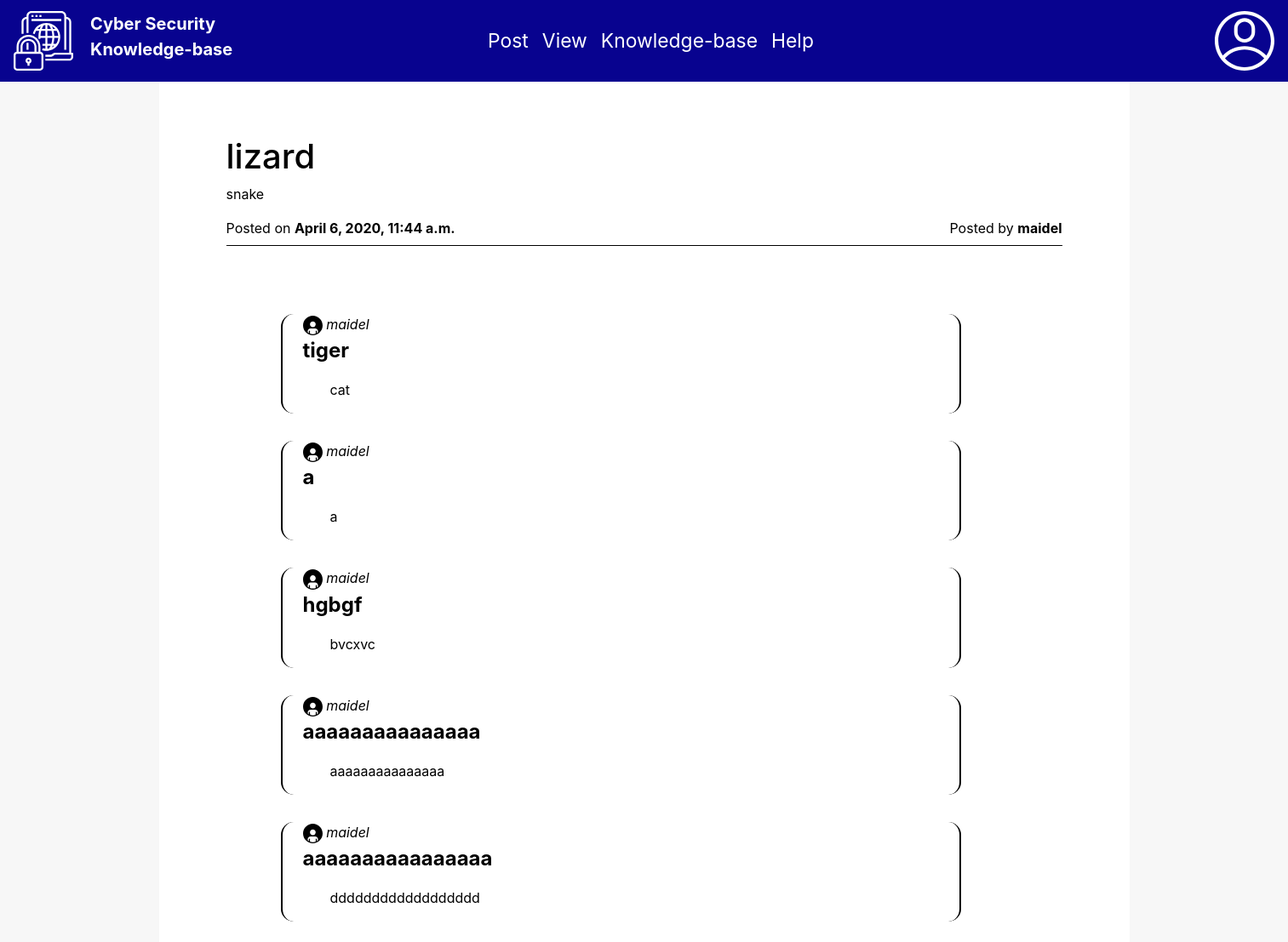
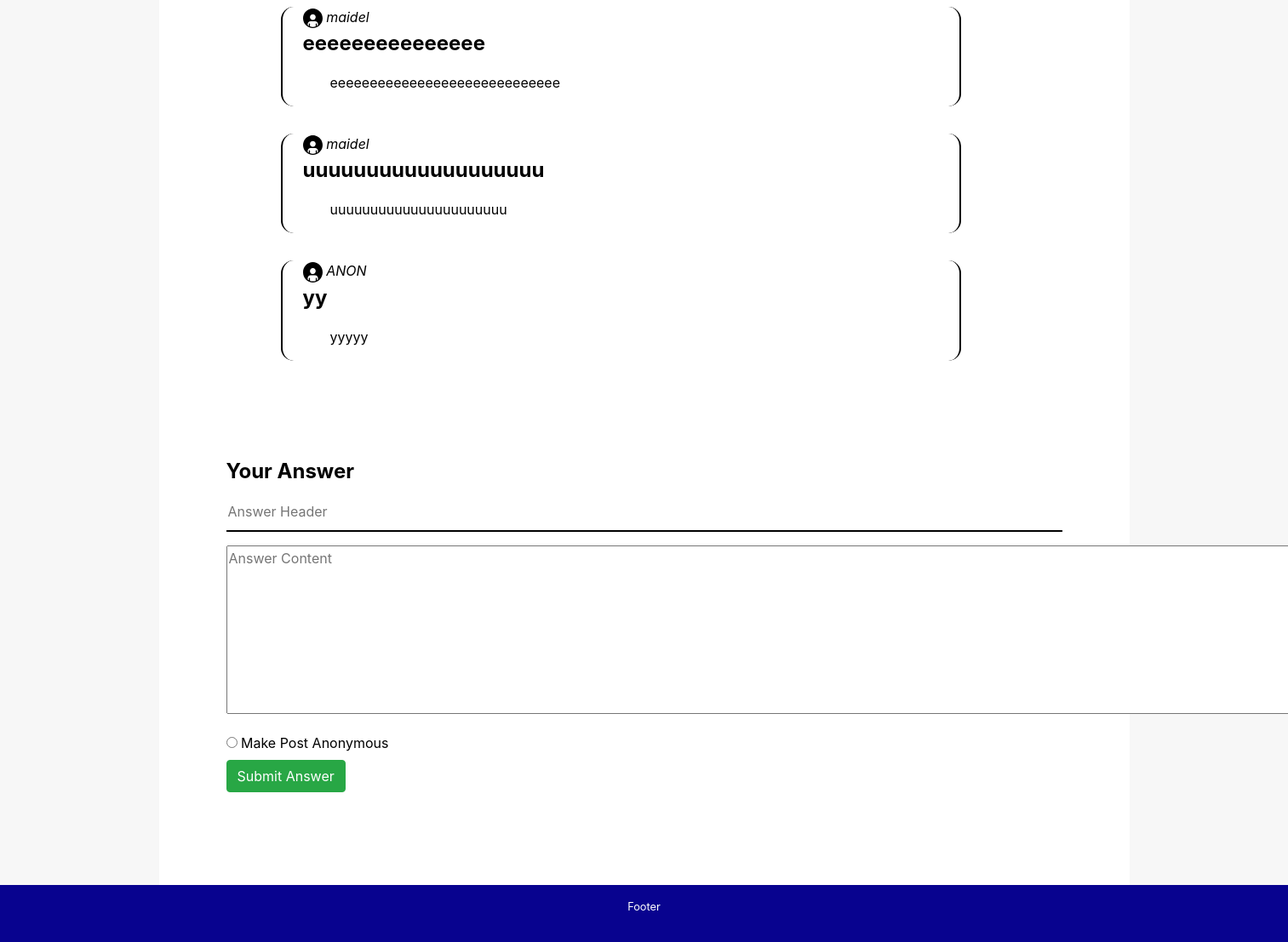
The page /question/5/lizard (signed in) on the database its author committed (2 pictures, top to bottom).
### QuestionandAnswerForum/models.py (models this page shows, shortened)
class Question(models.Model):
    id = models.AutoField(primary_key=True)
    question_title = models.CharField(max_length=255)
    content = models.TextField()
    date_posted = models.DateTimeField(auto_now_add=True)
    posted_by = models.ForeignKey(User, on_delete = models.PROTECT)
    expertise_required = models.BooleanField(default = False)
    slug = models.SlugField(max_length=40)
    anonymous = models.BooleanField(default = True)

class QuestionRelpy(models.Model):
    id = models.AutoField(primary_key = True)
    reply_header = models.CharField(max_length=120)
    content = models.TextField()
    submitted_by = models.ForeignKey(User, on_delete = models.PROTECT)
    reply_rank = models.DecimalField(blank  = True, max_digits = 5, decimal_places = 2)
    question = models.ForeignKey(Question, on_delete = models.PROTECT)
    expertise_required = models.BooleanField(default = False)
    anonymous = models.BooleanField(default = True)
    def __str__(self):
        return str(self.reply_header)

### QuestionandAnswerForum/views.py (the view, shortened to what this page needs)
# urls.py: path('question/<int:question_id>/<slug:slug>', viewquestion),
def viewquestion(request, question_id, slug):
    if not request.user.is_authenticated:
       return redirect('http://127.0.0.1:8000/login')
    else:
        context = {}
        question = Question.objects.get(id=question_id, slug=slug)
        question_json = json.loads(serializers.serialize('json', [ question ]))[0]['fields']
        question_json['date_posted'] = question.date_posted
        question_json['qid'] = question.id
        question_json['question_text'] = question.content
        question_json['posted_by']=question.posted_by.username
        if(question.anonymous):
            question_json['posted_by']=question.posted_by.username
            question_json['posted_by']="ANON"
        else:
            question_json['posted_by']=question.posted_by.username
        context['question'] = question_json
        try:
            context['reply'] =  QuestionRelpy.objects.filter(question_id=question_id)
            replylist= QuestionRelpy.objects.filter(question_id=question_id)
            length=len(QuestionRelpy.objects.filter(question_id=question_id))
            nameslist=[]
            for i in range (0,(length)):
                if(context['reply'][i].anonymous == True):
                    nameslist.append(context['reply'][i].submitted_by.username)
                elif(context['reply'][i].anonymous==False):
                    nameslist.append("ANON")
            print(nameslist)
            context['replies']=zip(nameslist,replylist)
        except ObjectDoesNotExist:
            print("No Answers to this question")
        return render(request, 'view-question.html', context)

### QuestionandAnswerForum/templates/view-question.html (shortened to what this page needs)
{% extends 'base.html' %}
{% load static %}
  {% block body %}
	 <div class="container change-container-color">
     <div class="view-question">
        <h1>{{ question.question_title }}</h1>
        <p>{{ question.content|safe }}</p>
        <p class="questiondetails"><span style="float: left">Posted on <strong>{{ question.date_posted }}</strong></span><span style="float: right">Posted by <strong>{{ question.posted_by }}</strong></span></p>
      </div>
      {%for i,j in replies %}
     <div class="replies">
       <img src="{% static 'images/user.svg' %}" width="3%" height="3%">
       <span class="user-reply-name">{{i}}</span>
    <p class="reply-header"> {{j}}</p>
    <span class="reply-content">{{j.content}}</span>
    </div>
 {% endfor %}
                <form class="answer"  method="POST">
                  <p class="reply-header">Your Answer</p>
                    <input type="text" name="answer_title" value="" autocomplete="off" placeholder="Answer Header" class="askInput-modified"><p />
                    <textarea name="answer" rows="8" cols="134" placeholder="Answer Content"></textarea><p />
                    <input type="radio" id="postby" name="postby" value="postby">
                  <label for="male">Make Post Anonymous</label><br>
                    <input type="submit" name="ask" value="Submit Answer" class="btn btn-success">
                </form>
      {% endblock %}

### QuestionandAnswerForum/static/css/style.css (style rules this page uses)
body { background-color: #f7f7f7; color: black; padding-bottom: 2.5rem; height: 100%; }
.change-container-color { background: white; }
html { height: 100%; }
.view-question { padding: 4em; }
input[type=text] { width: 100%; box-sizing: border-box; border: none; border-bottom: 2px solid black; }
.askInput-modified { width: 100%; margin-bottom: 1em; padding-bottom: 10px; }
.user-reply-name { font-style: italic; }
.questiondetails { padding-bottom: 2em; border-bottom: 1.5px solid; }
.replies { margin-bottom:2em; margin-left: 8em; width: 72%; padding-bottom: 1em; border-right: 2px solid; border-left: 2px solid; padding-left: 1.5em; border-radius: 15px; }
.reply-header { font-size: 1.5em; font-weight: bold; }
.reply-content { padding: 0 0 0 2em; }
.answer { padding: 5em 4em 10em 4em; }

### rows shown on the page
Question: content "snake", date_posted "April 6, 2020, 11:44 a.m."
QuestionRelpy: username "maidel", reply_header "tiger", content "cat"
QuestionRelpy: username "maidel", reply_header "a", content "a"
QuestionRelpy: username "maidel", reply_header "hgbgf", content "bvcxvc"
QuestionRelpy: username "maidel", reply_header "aaaaaaaaaaaaaaa", content "aaaaaaaaaaaaaaa"
QuestionRelpy: username "maidel", reply_header "aaaaaaaaaaaaaaaa", content "dddddddddddddddddd"
QuestionRelpy: username "maidel", reply_header "eeeeeeeeeeeeeee", content "eeeeeeeeeeeeeeeeeeeeeeeeeeeee"
QuestionRelpy: username "maidel", reply_header "uuuuuuuuuuuuuuuuuuu", content "uuuuuuuuuuuuuuuuuuuuuu"
QuestionRelpy: i "ANON", reply_header "yy", content "yyyyy"

### other values the page prints
{{ question.question_title }} "lizard"
{{ question.posted_by }} "maidel"
